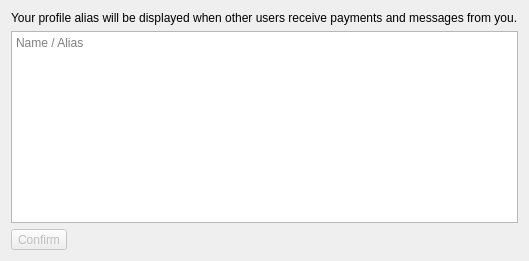
<?xml version="1.0" encoding="UTF-8"?>
<ui version="4.0">
 <class>ProfileAlias</class>
 <widget class="QDialog" name="ProfileAlias">
  <property name="geometry">
   <rect>
    <x>0</x>
    <y>0</y>
   </rect>
  </property>
  <property name="windowTitle">
   <string>Choose a profile alias</string>
  </property>
  <layout class="QVBoxLayout" name="verticalLayout_2">
   <item>
    <layout class="QVBoxLayout" name="verticalLayout">
     <item>
      <widget class="QLabel" name="label">
       <property name="text">
        <string>Your profile alias will be displayed when other users receive payments and messages from you.</string>
       </property>
      </widget>
     </item>
     <item>
      <widget class="QPlainTextEdit" name="alias">
       <property name="placeholderText">
        <string>Name / Alias</string>
       </property>
      </widget>
     </item>
    </layout>
   </item>
   <item>
    <widget class="QToolButton" name="confirm">
     <property name="enabled">
      <bool>false</bool>
     </property>
     <property name="text">
      <string>Confirm</string>
     </property>
    </widget>
   </item>
  </layout>
 </widget>
 <resources/>
 <connections/>
</ui>
